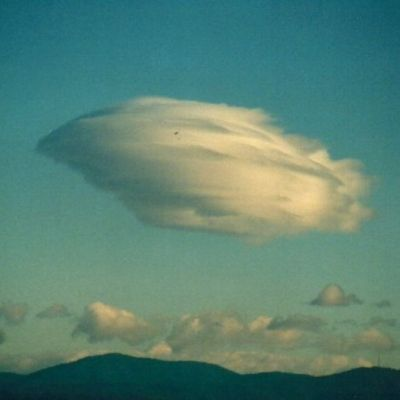
#> input picture CCSN_v2/Ac/Ac-N004.jpg, 400 x 400 px; its folder holds only this picture in this run
$ jupyter execute --allow-errors EDA_cloud_classifier.ipynb   (older library calls are emulated)
#> lines starting #> are read from the running program, lines starting #| are printed output that depends on the picture
# Exploration of options to improve ML model performance

## Imports and creation of display and preprocessing functions

[cell 1]
import numpy as np
import matplotlib.pyplot as plt
import matplotlib.cm as mpl_cm
import pandas as pd
import cv2
from os import listdir
from os.path import isfile, join
import os
from sklearn.model_selection import train_test_split,cross_val_score, GridSearchCV
from sklearn.preprocessing import StandardScaler,PolynomialFeatures
from sklearn.base import BaseEstimator,TransformerMixin
from sklearn.pipeline import Pipeline
import random
from defisheye import Defisheye
from sklearn.metrics import confusion_matrix, ConfusionMatrixDisplay,classification_report,accuracy_score
from sklearn.linear_model import LogisticRegression
from sklearn.ensemble import RandomForestClassifier, ExtraTreesClassifier, VotingClassifier
from sklearn.decomposition import PCA, IncrementalPCA
from sklearn.svm import LinearSVC
import seaborn as sns
import joblib


# [4 lines left out: function display_confusion_matrix, not called in this run]
def display_confusion_matrix_with_axis(y_true, y_pred,ax):
    cm = confusion_matrix(y_true, y_pred)
    labels = sorted(list(set(y_true)))
    ConfusionMatrixDisplay(cm,display_labels=labels).plot(ax=ax)

class  ImagePreprocessing():
    """
    A Custom class to preform preprocessings.

    This transformer takes an iterable of images (e.g., a list or a NumPy array)
    and resizes each image to a target size using OpenCV's cv2.resize function.

    The input `X` is expected to be a collection where each element
    is a valid image represented as a NumPy array.

    Attributes:
        height (int): The target height for the resized images.
        width (int): The target width for the resized images.

    """
    def __init__(self, height=64, width=64):
        self.height = height
        self.width = width


    def resize(self, X):
        """
        Resizes each image in the input iterable.
        and flatens them to a 1d representation:
        an unflattened version maybe obtained by using the method unflaten

        Args:
            X (iterable): The input data, expected to be an iterable of images.
                          Each element should be a NumPy array representing an image.

        Returns:
            np.ndarray: A new NumPy array containing a flattend representation of the resized images.
        """
        if not hasattr(X, '__iter__'):
            raise TypeError("Input must be an iterable (e.g., a list or NumPy array).")

        resized_images = []
        for i, image in enumerate(X):
            # Check if the individual item is a valid image (a NumPy array)
            if not isinstance(image, np.ndarray) or image.ndim not in [2, 3]:
                raise ValueError(f"Element at index {i} is not a valid image (expected 2D or 3D NumPy array), got {type(image)}.")

            try:
                # Resize the image using OpenCV
                resized_image = cv2.resize(image, (self.width, self.height), interpolation=cv2.INTER_CUBIC)
                resized_images.append(resized_image)
            except Exception as e:
                # This handles potential errors from cv2.resize for malformed arrays
                raise RuntimeError(f"Could not resize image at index {i}. Original shape: {image.shape}. Error: {e}")

        # It's a good practice for transformers to return a NumPy array
        # as a standard output type for subsequent steps in a pipeline.
        return np.array(resized_images)

    def flatten(self, X ):
        flattend_images = []
        for i, image in enumerate(X):
            flattend_images.append(image.flatten())
        return np.array(flattend_images)

    def add_edgeimage(self,X):
        if not hasattr(X, '__iter__'):
            raise TypeError("Input must be an iterable (e.g., a list or NumPy array).")

        rgb_gray_images = []
        for i, image in enumerate(X):
            # Check if the individual item is a valid image (a NumPy array)
            if not isinstance(image, np.ndarray) or image.ndim not in [ 3]:
                raise ValueError(f"Element at index {i} is not a valid image (expected 2D or 3D NumPy array), got {type(image)}.")

            try:
                # Resize the image using OpenCV
                grey_image = cv2.cvtColor(image, cv2.COLOR_RGB2GRAY) #(mxn)
                # Apply Sobel operator
                sobelx = cv2.Sobel(grey_image, cv2.CV_64F, 1, 0, ksize=3)  # Horizontal edges
                sobely = cv2.Sobel(grey_image, cv2.CV_64F, 0, 1, ksize=3)  # Vertical edges

                # Compute gradient magnitude
                gradient_magnitude = cv2.magnitude(sobelx, sobely)

                # Convert to uint8
                gradient_magnitude = cv2.convertScaleAbs(gradient_magnitude)#
                gradient_magnitude=gradient_magnitude.reshape(gradient_magnitude.shape+(1,))#(mxnx1)
                im_rgb_Edge= np.concat((image,gradient_magnitude),axis=2)#(mxnx3)+(mxnx1)=(mxnx4) (rgb gray)
                rgb_gray_images.append(im_rgb_Edge)
            except Exception as e:
                # This handles potential errors from cv2.resize for malformed arrays
                raise RuntimeError(f"Could not resize image at index {i}. Original shape: {image.shape}. Error: {e}")
        return rgb_gray_images

    def add_rotation_copies(self,X,y):
        augmented_images=[]
        augmented_labels=[]
        for i, image in enumerate(X):
            height, width = image.shape[:2]

            # Define the rotation center
            center = (width // 2, height // 2)

            # Define the rotation angle
            angles = [90,180,270]  # Rotate by 45 degrees

            # Define the scaling factor
            scale = 1.0  # No scaling
            augmented_images.append(image)
            augmented_labels.append(y[i])
            for angle in angles:
                # Get the rotation matrix
                rotation_matrix = cv2.getRotationMatrix2D(center, angle, scale)

                # Perform the rotation
                rotated_image = cv2.warpAffine(image, rotation_matrix, (width, height))
                augmented_images.append(rotated_image)
                augmented_labels.append(y[i])
        return augmented_images,np.array(augmented_labels)

## load data

[cell 2]
dirpath="./CCSN_v2"
class_dirs=listdir(dirpath)
lists_image_names=[]
for dir in class_dirs:
    lists_image_names.append(listdir(dirpath+"/"+dir))


images= []
y=[]
for  i in range(len(class_dirs)):
    for image_name in lists_image_names[i]:
        im=cv2.imread( dirpath+"/"+class_dirs[i]+"/"+image_name )
#> im is the input picture: shape (400, 400, 3); mean B, G, R 116.3, 130.1, 88.3
        images.append( im  )
        y.append(class_dirs[i])

y=np.array(y)

## exploring data set and checking rescaling works

[cell 3]
df_y=pd.DataFrame(y,columns=['labels'])


print('-'*5,'data distributions','-'*5)
print(df_y.value_counts())


print('-'*9,'total images','-'*9)
print(df_y.count())

label_counts = df_y['labels'].value_counts().reset_index()
label_counts.columns = ['Label', 'Frequency'] # Rename columns for clarity
# 3. Set a clean style (using Seaborn's 'whitegrid' style)
sns.set_style("whitegrid")
# 4. Create the bar plot using Seaborn's barplot function
plt.figure(figsize=(7, 6))
# Use a pleasant color palette (e.g., 'viridis')
ax = sns.barplot(
    x='Label',
    y='Frequency',
    data=label_counts,
    palette='viridis'
)
# --- Aesthetic Enhancements ---
# Add subtle data labels to the top of each bar for precision
for p in ax.patches:
    ax.annotate(
        f'{int(p.get_height())}',
        (p.get_x() + p.get_width() / 2., p.get_height()),
        ha='center',
        va='bottom',
        fontsize=11,
        color='black',
        xytext=(0, 5),
        textcoords='offset points'
    )
# Add a professional title and axis labels
ax.set_title('Frequency of Cloud types in data set', fontsize=16, fontweight='bold')
ax.set_xlabel('Cloud Category', fontsize=12)
ax.set_ylabel('Count', fontsize=12)
# Remove the top and right borders (spines) for a cleaner look
sns.despine(top=True, right=True)
plt.show()
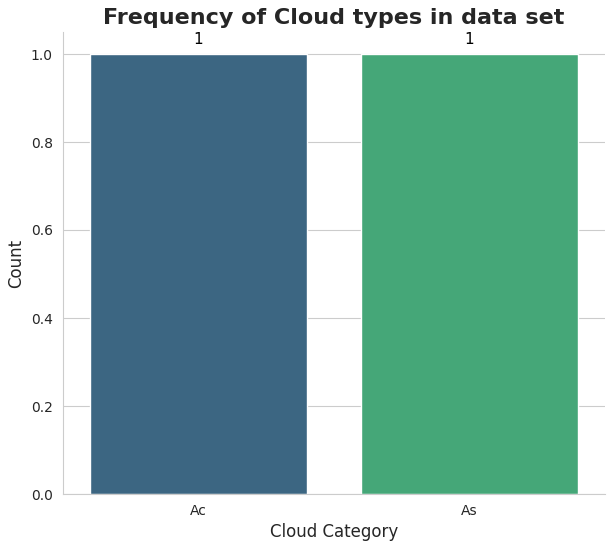
#> figure drawn by matplotlib, 1 panel

sizes=[M.shape for M in images]
#> sizes = [(400, 400, 3), (400, 400, 3)]
origninal_image_sizes= pd.DataFrame(sizes)
#> origninal_image_sizes = table of 2 rows and 3 columns
origninal_image_sizes=origninal_image_sizes.rename(columns={0: "x", 1: "y", 2: "z"})

fig, axes= plt.subplots(1,3 ,figsize=(18,6) )
origninal_image_sizes.hist(column="x", ax=axes[0])
origninal_image_sizes.hist(column="y", ax=axes[1])
origninal_image_sizes['image_size']= origninal_image_sizes['x']*origninal_image_sizes['y']
origninal_image_sizes.hist(column='image_size', ax=axes[2])
fig.suptitle('Original image size distribution')

nn=64
resizer = ImagePreprocessing(height=nn, width=nn)
#> `[cell 3] df_y=pd.DataFrame(y,columns=['labels'])     print('-'*5,'data..`:
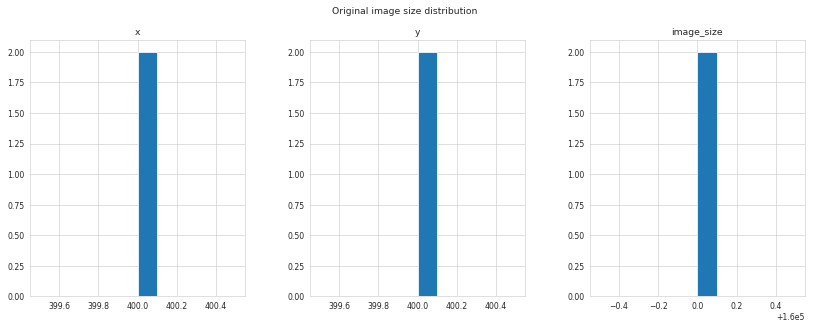
#> figure drawn by matplotlib, 3 panels; panel 1: tallest bar 2 high, from x = 400 to 400.1; panel 2: tallest bar 2 high, from x = 400 to 400.1; panel 3: tallest bar 2 high, from x = 160000 to 160000.1

# [12 lines of commented-out code are left out]

## Data augmentation check that augmentation works correctly

[cell 4]
#example_DA that data augmentation works correctly
example_DA= [images[0],images[1]]
print(example_DA[0].shape)
#| (400, 400, 3)

y_DA=[y[0],y[1]]
resizer= ImagePreprocessing()
test_rgbL,y_DA= resizer.add_rotation_copies(example_DA,y_DA)
#> the loop in add_rotation_copies, `for i, image in enumerate(X):` made 2 passes
#> (height, width, center, angles, scale) on passes 1 to 2: (400, 400, (200, 200), [90, 180, 270], 1), (400, 400, (200, 200), [90, 180, 270], 1)
#> after the loop in add_rotation_copies, `for i, image in enumerate(X):`: augmented_images = 8 items; augmented_labels = ['Ac', 'Ac', 'Ac', 'Ac', 'As', 'As', 'As', 'As']
#> test_rgbL = 8 items

fig,ax = plt.subplots(2,4, figsize=(20,10))
ax=ax.flatten()

for i in range(8):
     ax[i].imshow(test_rgbL[i])
print(y_DA)
#| ['Ac' 'Ac' 'Ac' 'Ac' 'As' 'As' 'As' 'As']

## Test how training performance is effected by using data augmentation

[cell 5]
preprocesser=ImagePreprocessing(64,64)
images_original_set= preprocesser.resize(images)
#> the loop in resize, `for i, image in enumerate(X):` made 2 passes
#> pass 2, in resize, `resized_image = cv2.resize(image, (self.width, self.height), interpola..`:
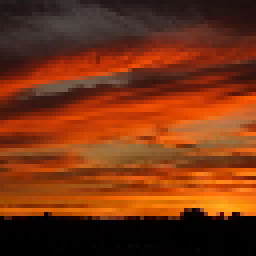
#> resized_image: shape (64, 64, 3) (shown 4 times larger); mean B, G, R 18.9, 51.3, 119.3
#> after the loop in resize, `for i, image in enumerate(X):`: resized_images = 2 items
augmented_image_set, augmented_y=preprocesser.add_rotation_copies(images_original_set,y)
#> the loop in add_rotation_copies (call 2), `for i, image in enumerate(X):` made 2 passes
#> (height, width, center, angles, scale) on passes 1 to 2: (64, 64, (32, 32), [90, 180, 270], 1), (64, 64, (32, 32), [90, 180, 270], 1)
#> augmented_image_set = 8 items

images_original_set= preprocesser.flatten(images_original_set)
#> the loop in flatten, `for i, image in enumerate(X):` made 2 passes
#> after the loop in flatten, `for i, image in enumerate(X):`: flattend_images = 2 items
augmented_image_set=preprocesser.flatten(augmented_image_set)
#> the loop in flatten (call 2), `for i, image in enumerate(X):` made 8 passes

X_original_set,X_original_set_test, y_original_set,y_original_set_test=train_test_split(images_original_set,y ,test_size=0.2 ,random_state=42)
X_augmented,X_augmented_test, y_augmented,y_augmented_test=train_test_split(augmented_image_set,augmented_y ,test_size=0.2 ,random_state=42)


ET_original_set = Pipeline(steps=[('StandardScaler',StandardScaler()),('ET-CLF',ExtraTreesClassifier(random_state=21) ) ])
ET_original_set.fit(X_original_set, y_original_set)
y_original_pred_test= ET_original_set.predict(X_original_set_test)

print('-'*10,'Orignal data set','-'*10)
print(classification_report(y_original_set_test, y_original_pred_test))
#|               precision    recall  f1-score   support
#|           Ac       0.00      0.00      0.00       0.0
#|           As       0.00      0.00      0.00       1.0
#> (further printed lines are left out)
print(accuracy_score(y_original_set_test, y_original_pred_test))
#| 0.0


ET_augmented = Pipeline(steps=[('StandardScaler',StandardScaler()),('ET-CLF',ExtraTreesClassifier(random_state=21) ) ])
ET_augmented.fit(X_augmented, y_augmented)
y_augmented_pred_test= ET_augmented.predict(X_augmented_test)

print('-'*10,'Augmented data set','-'*10)
print(classification_report(y_augmented_test, y_augmented_pred_test))
#|               precision    recall  f1-score   support
#|           Ac       1.00      1.00      1.00         1
#|           As       1.00      1.00      1.00         1
#> (further printed lines are left out)
print(accuracy_score(y_augmented_test, y_augmented_pred_test))
#| 1.0
fig,axes=plt.subplots(1,2,figsize=(12,6))
#> (the rest of this cell did not finish here and is left out)

#> in display_confusion_matrix_with_axis, `cm = confusion_matrix(y_true, y_pred)`: cm = [[0, 0], [1, 0]]
#> in display_confusion_matrix_with_axis, `labels = sorted(list(set(y_true)))`: labels = ['As']
display_confusion_matrix_with_axis(y_augmented_pred_test, y_augmented_test,ax=axes[1])
axes[0].set_title('Orignal')
axes[1].set_title('Augmented')

## Adding Custom features - Edges of the image

[cell 6]
#visualisation
nn=256
preprocesser=ImagePreprocessing(nn,nn)
images_original_set= preprocesser.resize(images)
#> the loop in resize (call 2), `for i, image in enumerate(X):` made 2 passes
images_with_edges=preprocesser.add_edgeimage(images_original_set)
#> the loop in add_edgeimage, `for i, image in enumerate(X):` made 2 passes
#> after the loop in add_edgeimage, `for i, image in enumerate(X):`:
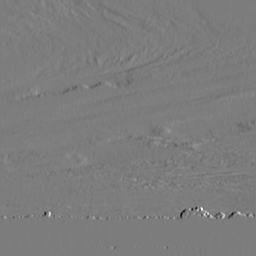
#> sobelx: shape (256, 256) float64; min -358, max 374, mean 0.5; drawn with min black and max white
#> after the loop in add_edgeimage, `for i, image in enumerate(X):`: rgb_gray_images = 2 items
#> images_with_edges = 2 items
ex_image= images_with_edges[0]
fig,axes=plt.subplots(1,2,figsize=(10,5))
axes[0].imshow(ex_image[:,:,0:3])
axes[1].imshow(ex_image[:,:,3],cmap='Greys_r')

[cell 7]
nn=64
preprocesser=ImagePreprocessing(nn,nn)
images_original_set= preprocesser.resize(images)
images_with_edges=preprocesser.add_edgeimage(images_original_set)
#> the loop in add_edgeimage (call 2), `for i, image in enumerate(X):` made 2 passes
#> after the loop in add_edgeimage (call 2), `for i, image in enumerate(X):`:
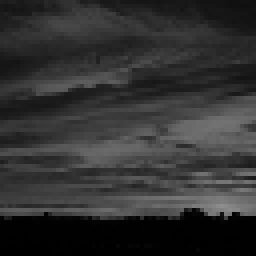
#> grey_image: shape (64, 64) (shown 4 times larger); min 0, max 141, mean 49.4
#> after the loop in add_edgeimage (call 2), `for i, image in enumerate(X):`:
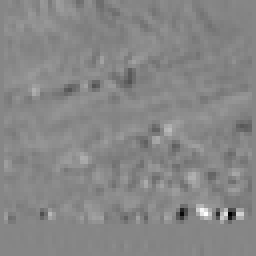
#> sobelx: shape (64, 64) float64 (shown 4 times larger); min -297, max 267, mean 1.8; drawn with min black and max white
images_with_edges= preprocesser.flatten(images_with_edges)
X_train, X_test,y_train,y_test=train_test_split(images_with_edges,y, test_size=0.2 ,random_state=21)
scaler=StandardScaler()
scaler2=StandardScaler()


X_train_3ch=scaler.fit_transform(X_train[:,0:nn**2*3] )
X_test_3ch=scaler.transform(X_test[:,0:nn**2*3] )

X_train_4ch=scaler2.fit_transform(X_train)
X_test_4ch=scaler2.transform(X_test )


ET_3ch= ExtraTreesClassifier(random_state=21)
ET_4ch= ExtraTreesClassifier(random_state=21)

ET_3ch.fit(X_train_3ch,y_train)
ET_4ch.fit(X_train_4ch,y_train)

y_pred_3ch= ET_3ch.predict(X_test_3ch)
y_pred_4ch= ET_4ch.predict(X_test_4ch)


print('-'*10,'Features from RGB changel','-'*10)
print(classification_report(y_test, y_pred_3ch))
#|               precision    recall  f1-score   support
#|           Ac       0.00      0.00      0.00       1.0
#|           As       0.00      0.00      0.00       0.0
#> (further printed lines are left out)

print('-'*10,'Features from RGB changel+edge images','-'*10)
print(classification_report(y_test, y_pred_4ch))
#|               precision    recall  f1-score   support
#|           Ac       0.00      0.00      0.00       1.0
#|           As       0.00      0.00      0.00       0.0
#> (further printed lines are left out)

fig,axes=plt.subplots(1,2,figsize=(12,6))
#> (the rest of this cell did not finish here and is left out)

display_confusion_matrix_with_axis(y_test, y_pred_4ch,ax=axes[1])
axes[0].set_title('Orignal')
axes[1].set_title('with additional edge image')

## Importance of the different the image channels for the prediction different channels

[cell 8]
def plot_digit(data,n,ax , min, max):
    image = data.reshape(n, n)
    im=ax.imshow(image, cmap=mpl_cm.hot, interpolation="nearest",vmin=min,vmax=max)

    plt.colorbar(im, ax=ax)
    return sum(data)


nn=64
preprocesser=ImagePreprocessing(nn,nn)
images_original_set= preprocesser.resize(images)
images_with_edges=preprocesser.add_edgeimage(images_original_set)
#> the loop in add_edgeimage (call 3), `for i, image in enumerate(X):` made 2 passes
#> pass 2, in add_edgeimage (call 3), `gradient_magnitude = cv2.magnitude(sobelx, sobely)`:
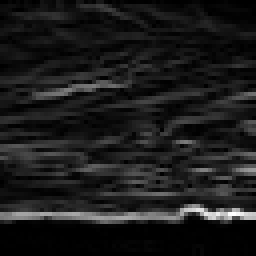
#> gradient_magnitude: shape (64, 64) float64 (shown 4 times larger); min 0, max 556.2, mean 60.5; drawn with min black and max white
augmented_images_4ch,y_4ch= preprocesser.add_rotation_copies(images_with_edges,y)
#> augmented_images_4ch = 8 items
X_4ch= preprocesser.flatten(augmented_images_4ch)


importance=[]


ET_augmented_4ch= ExtraTreesClassifier(random_state=21)

ET_augmented_4ch.fit(X_4ch,y_4ch)

feature_importance=ET_augmented_4ch.feature_importances_


min=np.min(feature_importance)
max=np.max(feature_importance)

colors_layers= ["Red","Blue","Green","Edge"]
n_colors=len(colors_layers)
fig,axes= plt.subplots(1,n_colors, figsize=(18,6))
for i in range(n_colors):
    sigma= plot_digit(feature_importance[nn**2*i:nn**2*(i+1)],nn ,axes[i],min,max)
    axes[i].set_title(colors_layers[i])
    importance.append(sigma)


fig.tight_layout()


print("relative importance of the differenet color chanels")
for i in range(n_colors):
    print(colors_layers[i], f":{importance[i]}")
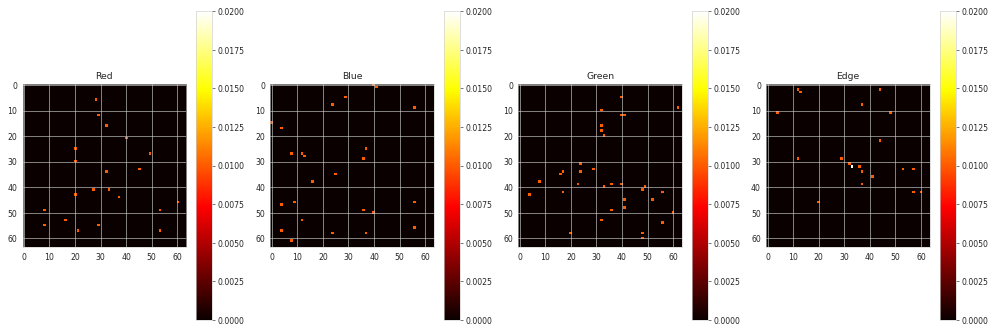
#> figure drawn by matplotlib, 8 panels

## Feature selection

[cell 9]
def preprocessing_flow(n,n_comp , images,y):
    imResizer=ImagePreprocessing(height=n, width=n)
    images_rgb_gray= imResizer.add_edgeimage(images)
    resized_images= imResizer.resize(images_rgb_gray)
    augmented_resized_images,augmented_y =imResizer.add_rotation_copies(resized_images,y)
    images_training_data= imResizer.flatten(augmented_resized_images)
    X_train_val, X_test, y_train_val , y_test =train_test_split(images_training_data, augmented_y ,test_size=0.1 ,random_state=42)
    X_train, X_val, y_train, y_val = train_test_split(X_train_val,y_train_val, test_size=0.2, random_state=42)
    rescaler=StandardScaler()
    X_train=rescaler.fit_transform(X_train)
    X_val=rescaler.transform(X_val)
    X_test=rescaler.transform(X_test)

    pca=PCA(n_components=n_comp, random_state=42)
    #pca=KernelPCA(n_components=n_comp,kernel="cosine", random_state=42 )
    X_train=pca.fit_transform(X_train)
    X_val=pca.transform(X_val)
    X_test=pca.transform(X_test)

    return X_train,X_val,X_test,y_train,y_val, y_test , X_train_val,y_train_val

[cell 10]
ns=[16,32,64]
n_comps= [8,10,12,14,16,20,25,28,30,50,100, 500 ,1000]

scores_image_sizes_et= []
scores_image_sizes_log= []

#> (the rest of this cell did not finish here and is left out)

## Example of PCA component basis vectors

[cell 11]
n=64
n_comp=3

imResizer=ImagePreprocessing(height=n, width=n)
images_rgb_gray= imResizer.add_edgeimage(images)
#> the loop in add_edgeimage (call 5), `for i, image in enumerate(X):` made 2 passes
#> pass 1, in add_edgeimage (call 5), `sobely = cv2.Sobel(grey_image, cv2.CV_64F, 0, 1, ksize=3)`:
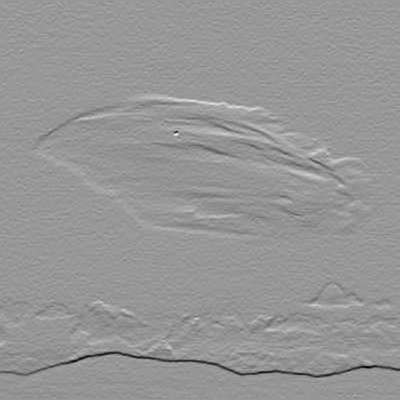
#> sobely: shape (400, 400) float64; min -287, max 197, mean -1.2; drawn with min black and max white
#> images_rgb_gray = 2 items
resized_images= imResizer.resize(images_rgb_gray)
augmented_resized_images,augmented_y =imResizer.add_rotation_copies(resized_images,y)
#> augmented_resized_images = 8 items
images_training_data= imResizer.flatten(augmented_resized_images)
X_train_val, X_test, y_train_val , y_test =train_test_split(images_training_data, augmented_y ,test_size=0.2 ,random_state=42)
scaler=StandardScaler()
X_train=scaler.fit_transform(X_train_val)
pca=PCA(n_components=n_comp, random_state=42)
pca.fit(X_train)


X= pca.components_
fig ,axs= plt.subplots(n_comp,4, figsize=(16,12))
axes=axs.flatten()


for i in range(len(X)):
    image_array= X[i]
    red=image_array[0:n**2].reshape(n,n)
    green=image_array[n**2:2*n**2].reshape(n,n)
    blue= image_array[2*n**2:3*n**2].reshape(n,n)
    grey= image_array[3*n**2:4*n**2].reshape(n,n)

    axes[4*i].imshow(red, cmap='Greys_r', interpolation='nearest', aspect='auto')  #vmin=global_min, vmax=global_max, cmap='Greys_r', interpolation='nearest', aspect='auto')
    axes[4*i].set_title(f"feature {i+1} red chanel ")
    axes[4*i+1].imshow(green, cmap='Greys_r', interpolation='nearest', aspect='auto')  #vmin=global_min, vmax=global_max, cmap='Greys_r', interpolation='nearest', aspect='auto')
    axes[4*i+1].set_title(f"feature {i+1} green chanel ")
    axes[4*i+2].imshow(blue, cmap='Greys_r', interpolation='nearest', aspect='auto')  #vmin=global_min, vmax=global_max, cmap='Greys_r', interpolation='nearest', aspect='auto')
    axes[4*i+2].set_title(f"feature {i+1} blue chanel ")
    axes[4*i+3].imshow(grey, cmap='Greys_r', interpolation='nearest', aspect='auto')  #vmin=global_min, vmax=global_max, cmap='Greys_r', interpolation='nearest', aspect='auto')
    axes[4*i+3].set_title(f"feature {i+1} edge image chanel ")
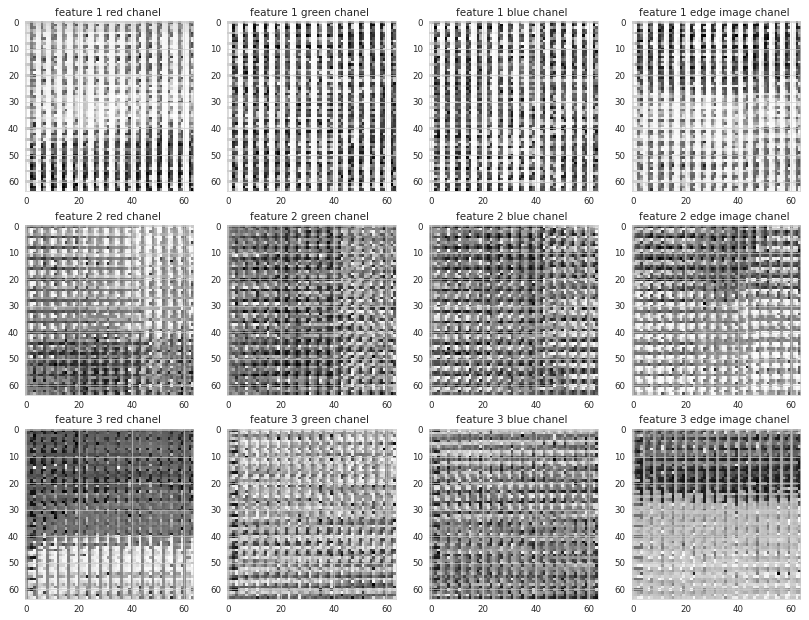
#> figure drawn by matplotlib, 12 panels
